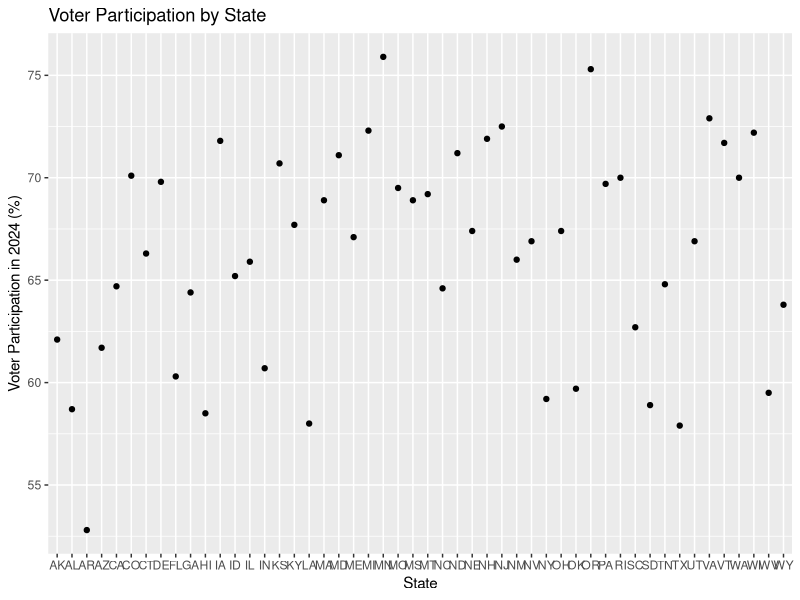
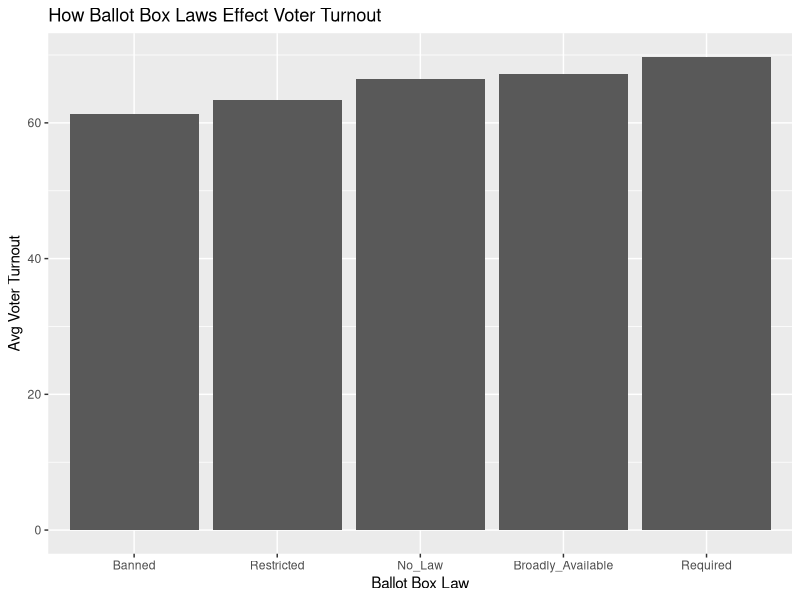

The R script that drew these images, in order:
## ---- chunk 1
library(tidyverse)
## ---- chunk 2
ballot <- read.table(text = "
State Ballot_Box_Law Voter_Participation_2024
AL No_Law 58.7
AK No_Law 62.1
AZ Broadly_Available 61.7
AR Banned 52.8
CA Required 64.7
CO Required 70.1
CT Broadly_Available 66.3
DE Broadly_Available 69.8
FL Restricted 60.3
GA Restricted 64.4
HI Broadly_Available 58.5
ID Broadly_Available 65.2
IL Broadly_Available 65.9
IN Restricted 60.7
IA Restricted 71.8
KS No_Law 70.7
KY Required 67.7
LA Restricted 58.0
ME Broadly_Available 67.1
MD Required 71.1
MA Broadly_Available 68.9
MI Required 72.3
MN Broadly_Available 75.9
MS Banned 68.9
MO Banned 69.5
MT No_Law 69.2
NE Broadly_Available 67.4
NV Required 66.9
NH No_Law 71.9
NJ Required 72.5
NM Required 66.0
NY Broadly_Available 59.2
NC Restricted 64.6
ND Broadly_Available 71.2
OH Restricted 67.4
OK Banned 59.7
OR Required 75.3
PA Broadly_Available 69.7
RI Required 70.0
SC Restricted 62.7
SD Banned 58.9
TN Restricted 64.8
TX Banned 57.9
UT Required 66.9
VT Broadly_Available 71.7
VA Required 72.9
WA Required 70.0
WV Restricted 59.5
WI Broadly_Available 72.2
WY Broadly_Available 63.8
", header = TRUE) 
glimpse(ballot)
## ---- chunk 3
ggplot(ballot, aes(x = State,
                   y = Voter_Participation_2024)) +
  geom_point() +
  labs(title = "Voter Participation by State",
       x = "State",
       y = "Voter Participation in 2024 (%)"
  )
## ---- chunk 4
ballot_summary <- ballot |>
  group_by(Ballot_Box_Law) |>
  summarize(
    avg_turnout = mean(Voter_Participation_2024, na.rm = TRUE),
    .groups = "drop"
  )

ballot_summary

## ---- chunk 5
Ballot_Plot <- ballot_summary |>
  ggplot(mapping = aes(x = fct_reorder(Ballot_Box_Law, avg_turnout),
                       y = avg_turnout)) +
  geom_bar(stat = "identity") +
  labs(x = "Ballot Box Law",
       y = "Avg Voter Turnout",
       title = "How Ballot Box Laws Effect Voter Turnout")
Ballot_Plot
## ---- chunk 6
ballot_summary_table <- ballot_summary |>
  rename("Ballot Box Availability" = Ballot_Box_Law,
         "Average Voter Turnout" = avg_turnout)

knitr::kable(ballot_summary_table, digits = 2)
## ---- chunk 7
fit <- lm(Voter_Participation_2024 ~ Ballot_Box_Law, data = ballot)
fit

summary(fit)
